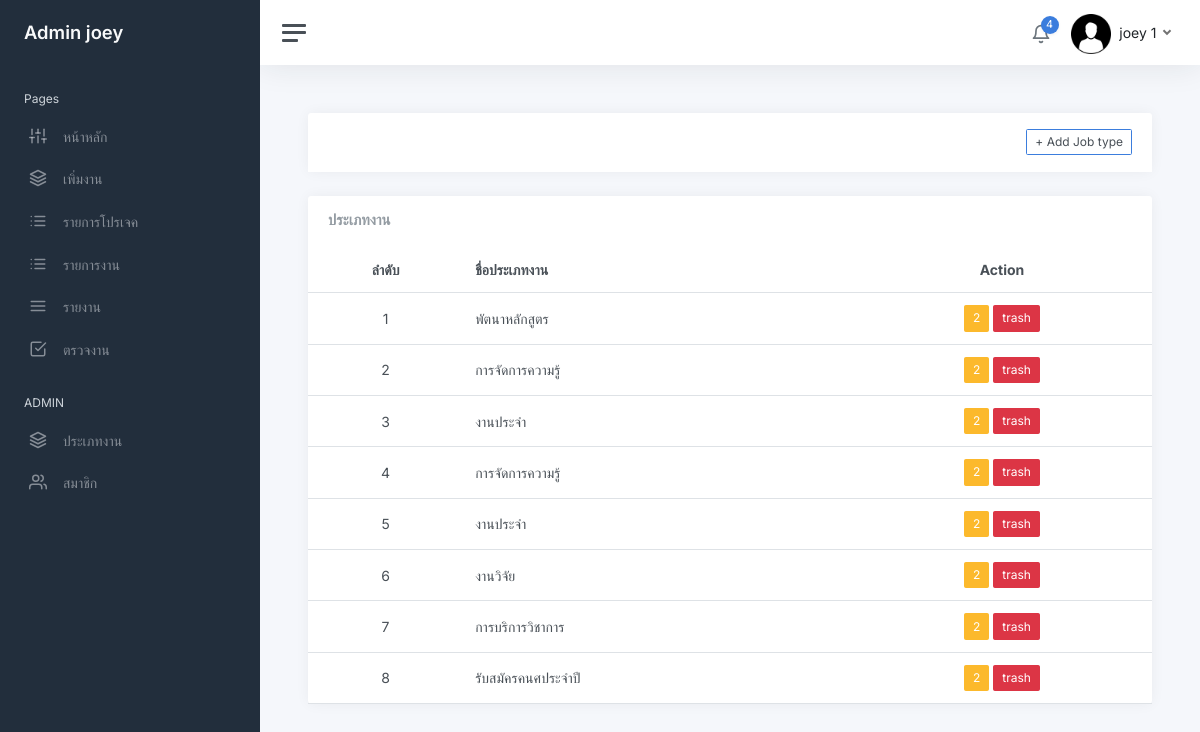
The app's page /jobtype_list.php (signed in) with its own data.
### tables this page shows
CREATE TABLE `user` (
  `user_id` int(11) NOT NULL,
  `firstname` varchar(200) NOT NULL,
  `lastname` varchar(200) NOT NULL,
  `email` varchar(200) NOT NULL,
  `password` varchar(255) NOT NULL,
  `role_id` int(30) NOT NULL,
  `avatar` varchar(255) NOT NULL,
  `date_created` timestamp NOT NULL DEFAULT current_timestamp() ON UPDATE current_timestamp()
);

CREATE TABLE `job_type` (
  `id_jobtype` int(11) NOT NULL,
  `name_jobtype` varchar(200) NOT NULL,
  `status` tinyint(2) NOT NULL
);

### jobtype_list.php (the view, shortened to what this page needs)
<?php
    require_once 'connect.php';
?>
<!DOCTYPE html>
<html lang="en">
<?php include "head.php"?>
<body>
<?php include "sidebar.php"?>
<form action="" method="post" class="form-horizontal" enctype="multipart/form-data">
    <main class="content">
        <div class="col-lg-12">
            <div class="card card-outline card-success">
                <div class="container-fluid p-0">
                    <div class="card-header">
                        <div class="d-flex flex-row-reverse bd-highligh">
                            <a class="btn btn-block btn-sm btn-default btn-flat border-primary" href="addjobtype.php"><i class="fa fa-plus"></i>  + Add Job type</a>
                        </div>
                    </div>
                </div>
            </div>
        </div>
                    <div class="card flex-fill">
                        <div class="card-header">
                            <h5 class="card-title mb-0">ประเภทงาน</h5>
                        </div>
                            <table class="table table-hover my-0">
                                <thead>
                                    <tr>
                                        <th class="text-center">ลำดับ</th>
                                        <th class="text-left">ชื่อประเภทงาน</th>
                                        <th class="text-center">Action</th>
                                    </tr>
                                </thead>
                                <tbody>
                                    <?php
                                        $i = 1;
                                        $sql = "SELECT *
                                        FROM job_type  WHERE status = 1";
                                        $qry = $db->query($sql);
                                        $qry->execute();
                                        while ($row = $qry->fetch(PDO::FETCH_ASSOC)){
                                    ?>
                                        <tr>
                                            <td class="text-center"><?php echo $i++ ?></td>
                                            <td class="text-left"><?php echo $row['name_jobtype'] ?></td>
                                            <td class="text-center">
                                                <a href="editjobtype_page.php?update_id=<?php echo $row['id_jobtype']?>" class="btn btn-warning btn-sm">2</a>
                                                <a href="deletejobtype.php?delete_id=<?php echo $row['id_jobtype']?>" class="btn btn-danger btn-sm" >trash</a>
                                            </td>
                                        </tr>
                                    <?php } ?>
                                </tbody>
                            </table>
                    </div>
        </main>
</form>
    </body>
</html>

### sidebar.php (shortened to what this page needs)
<?php include "head.php"?>
<?php
            if (isset($_SESSION['user_login'])) {
                $user_id = $_SESSION['user_login'];
			 	$sql = "SELECT * FROM user AS u  natural JOIN position  WHERE u.user_id = $user_id ";
				$stmt = $db->prepare($sql);
                $stmt->execute();
                $row = $stmt->fetch(PDO::FETCH_ASSOC);
				$imageURL = 'img/avatars/'.$row['avatar'];
            }
?>
<div class="wrapper">
		<nav id="sidebar" class="sidebar js-sidebar">
			<div class="sidebar-content js-simplebar">
				<a class="sidebar-brand" href="index.php">
				<?php if($row['level'] ==  1): ?>
				<span class="align-middle">Admin <?php echo $row['firstname'] ?></span>
				<?php else: ?>
					<span class="align-middle">user <?php echo $row['firstname'] ?></span>
					<?php endif; ?>
				</a>
				<ul class="sidebar-nav">
					<li class="sidebar-header">
						Pages
					</li>
					<li class="sidebar-item">
						<a class="sidebar-link" href="index.php">
              <i class="align-middle" data-feather="sliders"></i> <span class="align-middle">หน้าหลัก</span>
            </a>
					</li>
					<?php if($row['level'] != 5 ): ?>
					<li class="sidebar-item">
						<a data-bs-target="#maps" data-bs-toggle="collapse" class="sidebar-link collapsed" aria-expanded="false">
							<i class="align-middle" data-feather="layers"></i>
							 <span class="align-middle">
								เพิ่มงาน
							</span>
						</a>
					</li>
					<?php endif; ?>
					<li class="sidebar-item">
						<a data-bs-target="#project_list" data-bs-toggle="collapse" class="sidebar-link collapsed" aria-expanded="false">
							<i class="align-middle" data-feather="list"></i>
							 <span class="align-middle">
							 รายการโปรเจค
							</span>
						</a>
					</li>
					<li class="sidebar-item">
						<a data-bs-target="#task_list" data-bs-toggle="collapse" class="sidebar-link collapsed" aria-expanded="false">
							<i class="align-middle" data-feather="list"></i>
							 <span class="align-middle">
							 รายการงาน
							</span>
						</a>
					</li>
					 <li class="sidebar-item">
						<a class="sidebar-link" href="report.php">
              <i class="align-middle" data-feather="menu"></i> <span class="align-middle">รายงาน</span>
            </a>
					</li>
					<?php if($row['level'] != 5): ?>
					<li class="sidebar-item">
						<a class="sidebar-link" href="">
              <i class="align-middle" data-feather="check-square"></i> <span class="align-middle">ตรวจงาน</span>
            </a>
			<?php endif; ?>
					</li>
					<?php if($row['level'] == 1 ): ?>
					<li class="sidebar-header">
						ADMIN
					</li>
					<?php elseif($row['level'] == 2): ?>
					<li class="sidebar-header">
						USER
					</li>
					<?php endif; ?>
					<?php if($row['level'] <=2): ?>
					<li class="sidebar-item">
						<a data-bs-target="#่jobtype" data-bs-toggle="collapse" class="sidebar-link collapsed" aria-expanded="false">
							<i class="align-middle" data-feather="layers"></i>
							 <span class="align-middle">
								ประเภทงาน
							</span>
						</a>
					</li>
					<li class="sidebar-item">
						<a data-bs-target="#user" data-bs-toggle="collapse" class="sidebar-link collapsed" aria-expanded="false">
							<i class="align-middle" data-feather="users"></i>
							 <span class="align-middle">
								สมาชิก
							</span>
						</a>
					</li>
					<?php endif; ?>
				</ul>
			</div>
		</nav>
		<div class="main">
			<nav class="navbar navbar-expand navbar-light navbar-bg">
				<a class="sidebar-toggle js-sidebar-toggle">
          <i class="hamburger align-self-center"></i>
        </a>
				<div class="navbar-collapse collapse">
					<ul class="navbar-nav navbar-align">
						<li class="nav-item dropdown">
							<a class="nav-icon dropdown-toggle" href="#" id="alertsDropdown" data-bs-toggle="dropdown">
								<div class="position-relative">
									<i class="align-middle" data-feather="bell"></i>
									<span class="indicator">4</span>
								</div>
							</a>
						</li>
						<li class="nav-item dropdown">
							<a class="nav-link dropdown-toggle d-none d-sm-inline-block" href="#" data-bs-toggle="dropdown">
                	<img src="<?php echo $imageURL ?>" class="avatar img-fluid rounded me-1" alt="" > <span class="text-dark"> <?php echo $row['firstname'] . ' ' . $row['lastname'] ?></span>
              </a>
						</li>
					</ul>
				</div>
			</nav>

### css/multi_select.css (style rules this page uses)
body { font-family: 'Courier New', Courier, monospace; font-size: 14px; }

### records on screen
user: firstname "joey", avatar (picture), lastname "1"
job_type: name_jobtype "พัตนาหลักสูตร"
job_type: name_jobtype "การจัดการความรู้"
job_type: name_jobtype "งานประจำ"
job_type: name_jobtype "การจัดการความรู้"
job_type: name_jobtype "งานประจำ"
job_type: name_jobtype "งานวิจัย"
job_type: name_jobtype "การบริการวิชาการ"
job_type: name_jobtype "รับสมัครคนศประจำปี"
